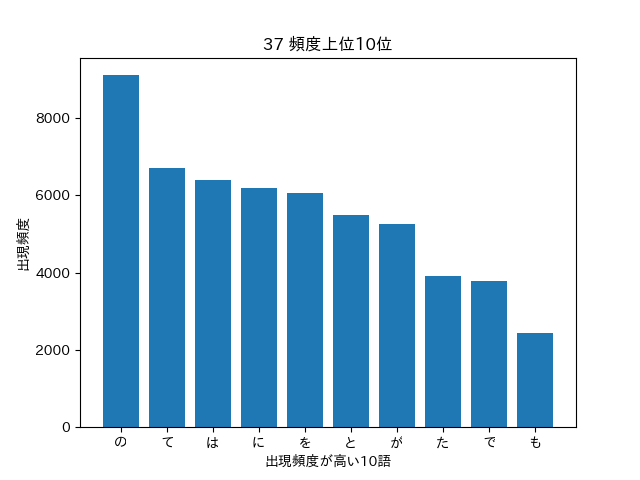

Write Python code to recreate this figure.
# -*- coding: utf-8 -*-
"""
37. 頻度上位10語
出現頻度が高い10語とその出現頻度をグラフ（例えば棒グラフなど）で表示せよ．

棒グラフの出力例 : https://pythondatascience.plavox.info/matplotlib/%E6%A3%92%E3%82%B0%E3%83%A9%E3%83%95
Hou to use 'numpy' : https://qiita.com/jyori112/items/a15658d1dd17c421e1e2
numpyとは : https://www.sejuku.net/blog/42550
Ububtu上のMatplotlibで日本語出力できない問題の解決方法 : fc-list | grep Takao
"""
import numpy as np
import matplotlib
matplotlib.use('Agg') # error除去のため
import matplotlib.pylab as plt

def main():
    with open("36_word_frequency.txt",mode='r') as f:
        data=f.readlines()
    word=[]
    frequency=[]
    for i in range(10):
        data[i]=data[i].replace("\n","")
        word.append(data[i].split("\t")[0])
        frequency.append(int(data[i].split("\t")[1]))
    # print(word)
    # ['の', 'て', 'は', 'に', 'を', 'と', 'が', 'た', 'で', 'も']
    # print(frequency)
    # ['9108', '6703', '6385', '6190', '6068', '5483', '5260', '3916', '3780', '2434']
    X=word
    Y=frequency
    plt.bar(X,Y)
    plt.title("頻度上位10位")
    plt.xlabel("出現頻度が高い10語")
    plt.ylabel("出現頻度")
    plt.savefig( '37.png' )
    # print(matplotlib.matplotlib_fname())
    # /home/sho0126hiro/.local/lib/python3.5/site-packages/matplotlib/mpl-data/matplotlibrc
    # print(matplotlib.get_configdir())
    # /home/sho0126hiro/.config/matplotlib
    # print(matplotlib.rcParams['font.family'])


if __name__  == '__main__':
    main()